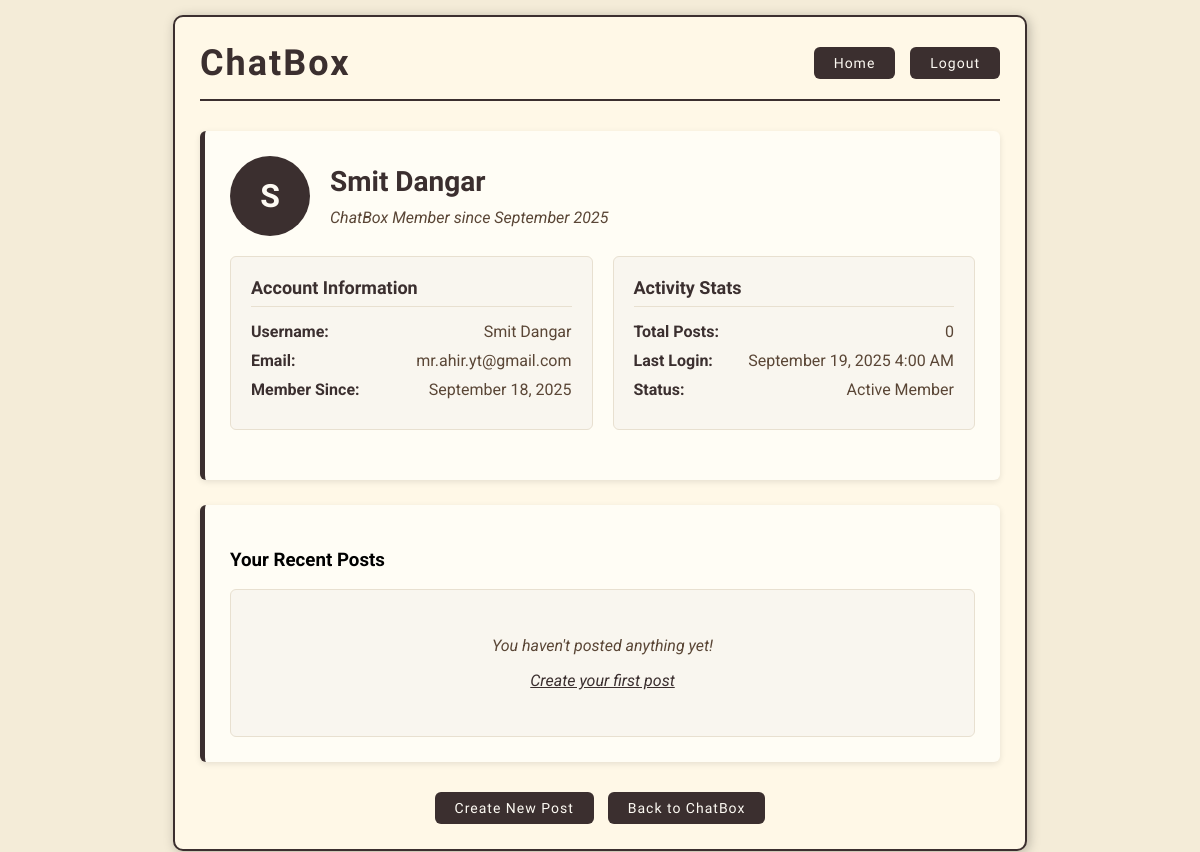
Page /profile/ (signed in) on the earlier database version.
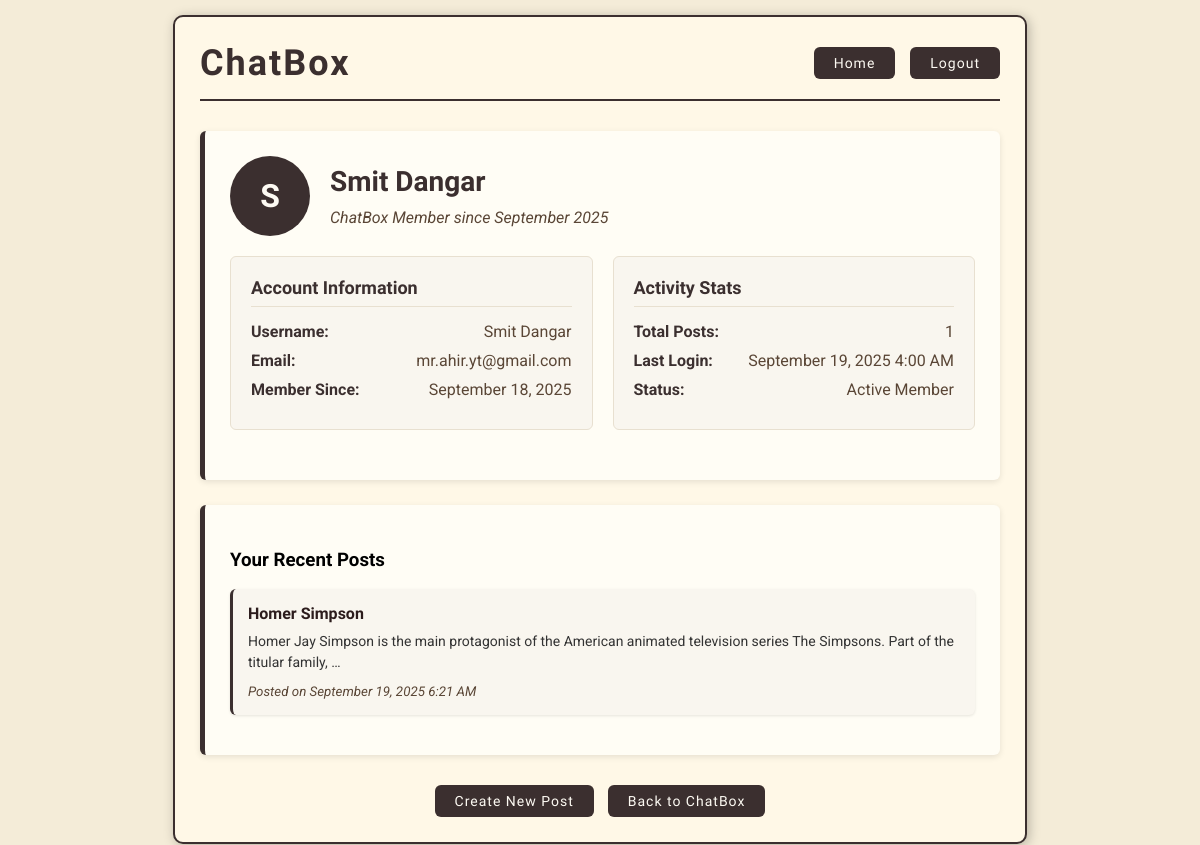
Same page on the later database version.
### home/models.py (models this page shows, shortened)
class Post(models.Model):
    title = models.CharField(max_length=200)
    content = models.TextField()
    image = models.ImageField(upload_to='post_images/', blank=True, null=True)
    author = models.ForeignKey(User, on_delete=models.CASCADE)
    created_at = models.DateTimeField(default=timezone.now)
    likes = models.ManyToManyField(User, related_name='blog_posts', blank=True)

### home/views.py (the view)
# urls.py: path('profile/', views.profile_view, name='profile'),
@login_required
def profile_view(request):
    user_posts = Post.objects.filter(author=request.user).order_by('-created_at')
    return render(request, 'home/profile.html', {
        'user': request.user,
        'user_posts': user_posts
    })

### home/templates/home/profile.html (shortened to what this page needs)
{% load static %}
<!DOCTYPE html>
<html lang="en">
<head>
</head>
<body>
    <div class="container">
        <div class="header">
            <h1>ChatBox</h1>
            <div class="nav-links">
                <a href="{% url 'index' %}" class="btn">Home</a>
                <a href="{% url 'logout' %}" class="btn">Logout</a>
            </div>
        </div>
        <div class="profile-section">
            <div class="profile-header">
                <div class="user-avatar">{{ user.username|first|upper }}</div>
                <div class="user-details">
                    <h2>{{ user.first_name|default:user.username }}</h2>
                    <p>ChatBox Member since {{ user.date_joined|date:"F Y" }}</p>
                </div>
            </div>
            <div class="info-grid">
                <div class="info-card">
                    <h3>Account Information</h3>
                    <div class="info-item">
                        <span class="info-label">Username:</span>
                        <span class="info-value">{{ user.username }}</span>
                    </div>
                    <div class="info-item">
                        <span class="info-label">Email:</span>
                        <span class="info-value">{{ user.email|default:"Not provided" }}</span>
                    </div>
                    <div class="info-item">
                        <span class="info-label">Member Since:</span>
                        <span class="info-value">{{ user.date_joined|date:"F j, Y" }}</span>
                    </div>
                </div>
                <div class="info-card">
                    <h3>Activity Stats</h3>
                    <div class="info-item">
                        <span class="info-label">Total Posts:</span>
                        <span class="info-value">{{ user_posts.count }}</span>
                    </div>
                    <div class="info-item">
                        <span class="info-label">Last Login:</span>
                        <span class="info-value">{{ user.last_login|date:"F j, Y g:i A"|default:"Never" }}</span>
                    </div>
                    <div class="info-item">
                        <span class="info-label">Status:</span>
                        <span class="info-value">Active Member</span>
                    </div>
                </div>
            </div>
        </div>
        <div class="profile-section">
            <h3>Your Recent Posts</h3>
            {% if user_posts %}
                {% for post in user_posts|slice:":5" %}
                <div class="post-card">
                    <h4>{{ post.title }}</h4>
                    <p>{{ post.content|truncatewords:20 }}</p>
                    <small>Posted on {{ post.created_at|date:"F j, Y g:i A" }}</small>
                </div>
                {% endfor %}
            {% else %}
                <div class="no-posts">
                    <p>You haven't posted anything yet!</p>
                    <p><a href="{% url 'add_post' %}" style="color: #3b2f2f;">Create your first post</a></p>
                </div>
            {% endif %}
        </div>
        <div style="text-align: center; margin-top: 30px;">
            <a href="{% url 'add_post' %}" class="btn" style="margin-right: 10px;">Create New Post</a>
            <a href="{% url 'index' %}" class="btn">Back to ChatBox</a>
        </div>
    </div>
</body>
</html>

Differences in the rows shown:
added Post: title "Homer Simpson", content "Homer Jay Simpson is the main protagonist of the American animated television series The Simpsons. Part of the titular family, …", created_at "September 19, 2025 6:21 AM"
Other differences:
{{ user_posts.count }}: "0" → "1"
text no longer shown: "You haven't posted anything yet! Create your first post"
